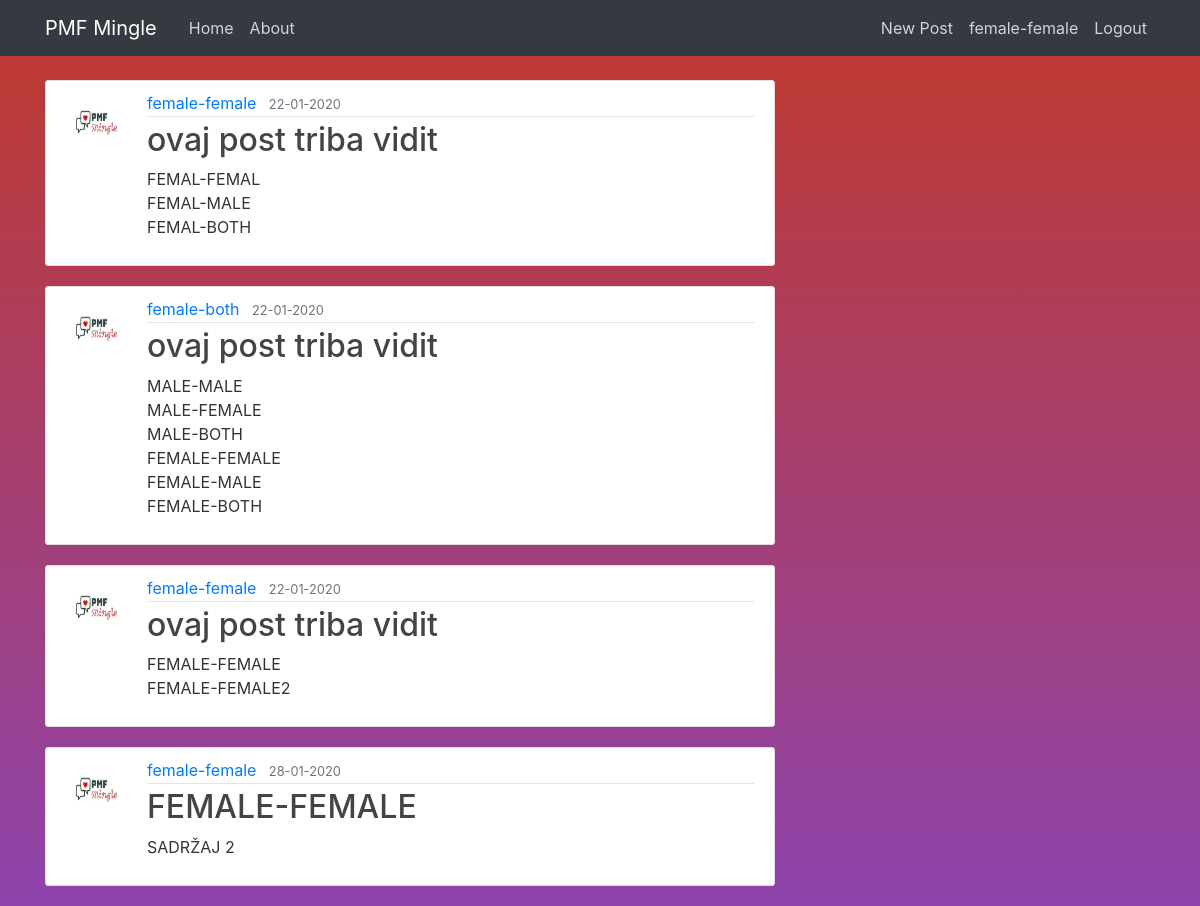
The page /home (signed in) on the database its author committed.
### datingapp/models.py (models this page shows, shortened)
class User(db.Model, UserMixin):
    id = db.Column(db.Integer, primary_key=True)
    username = db.Column(db.String(20), unique=True, nullable=False)
    email = db.Column(db.String(120), unique=True, nullable=False)
    image_file = db.Column(db.String(20), nullable=False,
                           default='default.jpg')
    password = db.Column(db.String(60), nullable=False)
    gender = db.Column(db.String(20), nullable=False)
    preference = db.Column(db.String(20), nullable=False)
    posts = db.relationship('Post', backref='author', lazy=True)
    liked = db.relationship(
        'PostLike',
        foreign_keys='PostLike.user_id',
        backref='user', lazy='dynamic')

class Post(db.Model):
    id = db.Column(db.Integer, primary_key=True)
    title = db.Column(db.String(100), nullable=False)
    date_posted = db.Column(db.DateTime, nullable=False,
                            default=datetime.utcnow)
    content = db.Column(db.Text, nullable=False)
    user_id = db.Column(db.Integer, db.ForeignKey('user.id'), nullable=False)
    likes = db.relationship('PostLike', backref='post', lazy='dynamic')

### datingapp/routes.py (the view)
@app.route("/")
@app.route("/home")
def home():
    posts = Post.query.all()
    return render_template('home.html', posts=posts)

### datingapp/models.py (called while the page is built)
@login_manager.user_loader
def load_user(user_id):
    return User.query.get(int(user_id))

### datingapp/templates/home.html (shortened to what this page needs)
{% extends "layout.html" %}
{% block content %}
    {% for post in posts %}
    {% if current_user.preference == 'Female' %}
    {% if (post.author.gender == 'Female') and ((post.author.preference == 'Female') or (post.author.preference == 'Both')) %}
      <article class="media content-section">
          <img class="rounded-circle article-img" src="{{ url_for('static', filename='profile_pics/' + post.author.image_file) }}">
          <div class="media-body">
            <div class="article-metadata">
              <a class="mr-2" href="{{ url_for('user_account', post_id=post.id)}}">{{ post.author.username }}</a>
              <small class="text-muted">{{ post.date_posted.strftime('%d-%m-%Y') }}</small>
            </div>
            <h2><a class="article-title" href="{{ url_for('post', post_id=post.id)}}">{{ post.title }}</a></h2>
            <p class="article-content">{{ post.content }}</p>
          </div>
      </article>
      {% endif %}
    {% endif %}
    {% endfor %}
{% endblock content %}

### datingapp/templates/layout.html (shortened to what this page needs)
<!DOCTYPE html>
<html>
<head>
    <link rel="stylesheet" href="https://maxcdn.bootstrapcdn.com/bootstrap/4.0.0/css/bootstrap.min.css">
    <link rel="stylesheet" type="text/css" href="{{ url_for('static', filename='main.css') }}">
</head>
<body>
    <header class="site-header">
      <nav class="navbar navbar-expand-md navbar-dark bg-dark fixed-top">
        <div class="container">
          <a class="navbar-brand mr-4" href="/">PMF Mingle</a>
          <div class="collapse navbar-collapse" id="navbarToggle">
            <div class="navbar-nav mr-auto">
              <a class="nav-item nav-link" href="{{ url_for('home') }}">Home</a>
              <a class="nav-item nav-link" href="{{ url_for('about') }}">About</a>
            </div>
            <div class="navbar-nav">
              {% if current_user.is_authenticated %}
                <a class="nav-item nav-link" href="{{ url_for('new_post') }}">New Post</a>
                <a class="nav-item nav-link" href="{{ url_for('account') }}">{{ current_user.username }}</a>
                <a class="nav-item nav-link" href="{{ url_for('logout') }}">Logout</a>
              {% else %}
                <a class="nav-item nav-link" href="{{ url_for('login') }}">Login</a>
                <a class="nav-item nav-link" href="{{ url_for('register') }}">Register</a>
              {% endif %}
            </div>
          </div>
        </div>
      </nav>
    </header>
    <main role="main" class="container">
      <div class="row">
        <div class="col-md-8">
          {% block content %}{% endblock %}
    </main>
</body>
</html>

### datingapp/static/main.css (style rules this page uses)
body { background: linear-gradient( #c0392b, #8e44ad); color: #333333; margin-top: 5rem; }
h1, h2, h3, h4, h5, h6 { color: #444444; }
.site-header .navbar-nav .nav-link { color: #cbd5db; }
.content-section { background: #ffffff; padding: 10px 20px; border: 1px solid #dddddd; border-radius: 3px; margin-bottom: 20px; }
.article-title { color: #444444; }
.article-content { white-space: pre-line; }
.article-img { height: 65px; width: 65px; margin-right: 16px; }
.article-metadata { padding-bottom: 1px; margin-bottom: 4px; border-bottom: 1px solid #e3e3e3; }

### rows shown on the page
User: username "female-female"
Post: image_file (placeholder picture), author.username "female-female", date_posted "22-01-2020", title "ovaj post triba vidit", content "FEMAL-FEMAL FEMAL-MALE FEMAL-BOTH"
Post: image_file (placeholder picture), author.username "female-both", date_posted "22-01-2020", title "ovaj post triba vidit", content "MALE-MALE MALE-FEMALE MALE-BOTH FEMALE-FEMALE FEMALE-MALE FEMALE-BOTH"
Post: image_file (placeholder picture), author.username "female-female", date_posted "22-01-2020", title "ovaj post triba vidit", content "FEMALE-FEMALE FEMALE-FEMALE2"
Post: image_file (placeholder picture), author.username "female-female", date_posted "28-01-2020", title "FEMALE-FEMALE", content "SADRŽAJ 2"
